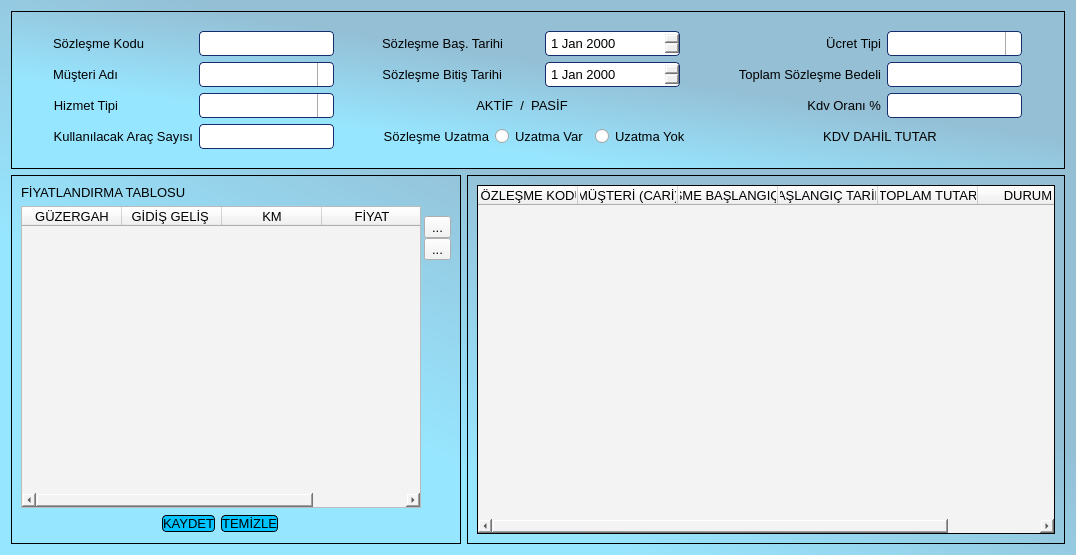
<?xml version="1.0" encoding="UTF-8"?>
<ui version="4.0">
 <class>main_form</class>
 <widget class="QWidget" name="main_form">
  <property name="geometry">
   <rect>
    <x>0</x>
    <y>0</y>
    <width>1076</width>
    <height>555</height>
   </rect>
  </property>
  <property name="windowTitle">
   <string>Form</string>
  </property>
  <property name="styleSheet">
   <string notr="true">#main_form{
background-color: qlineargradient(spread:pad, x1:0, y1:1, x2:1, y2:0, stop:0.287234 rgba(151, 230, 255, 255), stop:0.595745 rgba(148, 191, 213, 255));
}
QWidget{font-family: &quot;Century Gothic&quot;, &quot;Calibri&quot;; font-size: 10pt; background-color:#f3f3f3;}
QPushButton{background-color:#01c4ff; border-radius:4px; border:1px solid black;}
QPushButton:hover{color:#ffffff;background-color:#162D6D; border-radius:6px; border:2px solid #EBEBEB;}
QPushButton:pressed{color:#ffffff;background-color:red; border-radius:4px; border:3px solid #EBEBEB;padding-top: 4px;}
QComboBox, QDateEdit, QLineEdit {
	background-color:#ffffff;
    border: 1px solid #162D6D;
    border-radius: 4px;
    padding: 1px 18px 1px 3px;
   min-width: 7em;
}
QLabel{color: #000000;}
QComboBox:editable {
    background-color: white;
}

QComboBox:!editable, QComboBox::drop-down:editable {
     background-color: qlineargradient(x1: 0, y1: 0, x2: 0, y2: 1,
                                 stop: 0 #E1E1E1, stop: 0.4 #DDDDDD,
                                 stop: 0.5 #D8D8D8, stop: 1.0 #D3D3D3);
}

/* QComboBox gets the &quot;on&quot; state when the popup is open */
QComboBox:!editable:on, QComboBox::drop-down:editable:on {
    background-color: qlineargradient(x1: 0, y1: 0, x2: 0, y2: 1,
                                stop: 0 #D3D3D3, stop: 0.4 #D8D8D8,
                                stop: 0.5 #DDDDDD, stop: 1.0 #E1E1E1);
}

QComboBox:on { /* shift the text when the popup opens */
    padding-top: 3px;
    padding-left: 4px;
}

QComboBox::drop-down {
    subcontrol-origin: padding;
    subcontrol-position: top right;
    width: 15px;

    border-left-width: 1px;
    border-left-color: darkgray;
    border-left-style: solid; /* just a single line */
    border-top-right-radius: 3px; /* same radius as the QComboBox */
    border-bottom-right-radius: 3px;
}

QComboBox::down-arrow {	
image: url(:/resim/arrow-down.png);}

QComboBox::down-arrow:on { /* shift the arrow when popup is open */
    top: 1px;
    left: 1px;
}

QComboBox {
    border: 1px solid #162D6D;
    selection-background-color: lightgray;
}</string>
  </property>
  <layout class="QGridLayout" name="gridLayout_6">
   <item row="0" column="0">
    <layout class="QVBoxLayout" name="verticalLayout">
     <item>
      <widget class="QFrame" name="top_frame">
       <property name="styleSheet">
        <string notr="true">QFrame#top_frame{
background-color: qlineargradient(spread:pad, x1:0, y1:1, x2:1, y2:0, stop:0.287234 rgba(151, 230, 255, 255), stop:0.595745 rgba(148, 191, 213, 255));}
QLabel{
color: #000000;
background-color: none;
}
</string>
       </property>
       <property name="frameShape">
        <enum>QFrame::Shape::Box</enum>
       </property>
       <property name="frameShadow">
        <enum>QFrame::Shadow::Plain</enum>
       </property>
       <layout class="QHBoxLayout" name="horizontalLayout">
        <item>
         <widget class="QFrame" name="frame">
          <property name="sizePolicy">
           <sizepolicy hsizetype="Fixed" vsizetype="Fixed">
            <horstretch>0</horstretch>
            <verstretch>0</verstretch>
           </sizepolicy>
          </property>
          <property name="styleSheet">
           <string notr="true">QLabel,QLineEdit, QDateEdit,QRadioButton{
background-color: none;
}
#frame{
background-color: transparent;
}</string>
          </property>
          <property name="frameShape">
           <enum>QFrame::Shape::StyledPanel</enum>
          </property>
          <property name="frameShadow">
           <enum>QFrame::Shadow::Raised</enum>
          </property>
          <layout class="QGridLayout" name="gridLayout">
           <item row="3" column="1">
            <widget class="QLineEdit" name="txt_arac_adedi">
             <property name="sizePolicy">
              <sizepolicy hsizetype="Fixed" vsizetype="Fixed">
               <horstretch>0</horstretch>
               <verstretch>0</verstretch>
              </sizepolicy>
             </property>
             <property name="minimumSize">
              <size>
               <width>135</width>
               <height>25</height>
              </size>
             </property>
             <property name="maximumSize">
              <size>
               <width>50</width>
               <height>25</height>
              </size>
             </property>
            </widget>
           </item>
           <item row="2" column="1">
            <widget class="QComboBox" name="cmb_hizmet_tipi">
             <property name="sizePolicy">
              <sizepolicy hsizetype="Fixed" vsizetype="Fixed">
               <horstretch>0</horstretch>
               <verstretch>0</verstretch>
              </sizepolicy>
             </property>
             <property name="minimumSize">
              <size>
               <width>135</width>
               <height>25</height>
              </size>
             </property>
             <property name="maximumSize">
              <size>
               <width>240</width>
               <height>25</height>
              </size>
             </property>
            </widget>
           </item>
           <item row="0" column="1">
            <widget class="QLineEdit" name="txt_sozlesme_kodu">
             <property name="sizePolicy">
              <sizepolicy hsizetype="Fixed" vsizetype="Fixed">
               <horstretch>0</horstretch>
               <verstretch>0</verstretch>
              </sizepolicy>
             </property>
             <property name="minimumSize">
              <size>
               <width>135</width>
               <height>25</height>
              </size>
             </property>
             <property name="maximumSize">
              <size>
               <width>80</width>
               <height>25</height>
              </size>
             </property>
             <property name="readOnly">
              <bool>true</bool>
             </property>
            </widget>
           </item>
           <item row="2" column="0">
            <widget class="QLabel" name="lbl_hizmet_tipi">
             <property name="sizePolicy">
              <sizepolicy hsizetype="Fixed" vsizetype="Preferred">
               <horstretch>0</horstretch>
               <verstretch>0</verstretch>
              </sizepolicy>
             </property>
             <property name="minimumSize">
              <size>
               <width>0</width>
               <height>25</height>
              </size>
             </property>
             <property name="maximumSize">
              <size>
               <width>16777215</width>
               <height>25</height>
              </size>
             </property>
             <property name="text">
              <string>Hizmet Tipi</string>
             </property>
             <property name="alignment">
              <set>Qt::AlignmentFlag::AlignRight|Qt::AlignmentFlag::AlignTrailing|Qt::AlignmentFlag::AlignVCenter</set>
             </property>
            </widget>
           </item>
           <item row="0" column="0">
            <widget class="QLabel" name="lbl_sozlesme_kodu">
             <property name="sizePolicy">
              <sizepolicy hsizetype="Fixed" vsizetype="Preferred">
               <horstretch>0</horstretch>
               <verstretch>0</verstretch>
              </sizepolicy>
             </property>
             <property name="minimumSize">
              <size>
               <width>0</width>
               <height>25</height>
              </size>
             </property>
             <property name="maximumSize">
              <size>
               <width>16777215</width>
               <height>25</height>
              </size>
             </property>
             <property name="text">
              <string>Sözleşme Kodu</string>
             </property>
             <property name="alignment">
              <set>Qt::AlignmentFlag::AlignRight|Qt::AlignmentFlag::AlignTrailing|Qt::AlignmentFlag::AlignVCenter</set>
             </property>
            </widget>
           </item>
           <item row="3" column="0">
            <widget class="QLabel" name="lbl_arac_adedi">
             <property name="sizePolicy">
              <sizepolicy hsizetype="Fixed" vsizetype="Preferred">
               <horstretch>0</horstretch>
               <verstretch>0</verstretch>
              </sizepolicy>
             </property>
             <property name="minimumSize">
              <size>
               <width>0</width>
               <height>25</height>
              </size>
             </property>
             <property name="maximumSize">
              <size>
               <width>16777215</width>
               <height>25</height>
              </size>
             </property>
             <property name="text">
              <string>Kullanılacak Araç Sayısı</string>
             </property>
             <property name="alignment">
              <set>Qt::AlignmentFlag::AlignRight|Qt::AlignmentFlag::AlignTrailing|Qt::AlignmentFlag::AlignVCenter</set>
             </property>
            </widget>
           </item>
           <item row="1" column="0">
            <widget class="QLabel" name="lbl_musteri">
             <property name="sizePolicy">
              <sizepolicy hsizetype="Fixed" vsizetype="Preferred">
               <horstretch>0</horstretch>
               <verstretch>0</verstretch>
              </sizepolicy>
             </property>
             <property name="minimumSize">
              <size>
               <width>0</width>
               <height>25</height>
              </size>
             </property>
             <property name="maximumSize">
              <size>
               <width>16777215</width>
               <height>25</height>
              </size>
             </property>
             <property name="text">
              <string>Müşteri Adı</string>
             </property>
             <property name="alignment">
              <set>Qt::AlignmentFlag::AlignRight|Qt::AlignmentFlag::AlignTrailing|Qt::AlignmentFlag::AlignVCenter</set>
             </property>
            </widget>
           </item>
           <item row="1" column="1">
            <widget class="QComboBox" name="cmb_musteri">
             <property name="sizePolicy">
              <sizepolicy hsizetype="Fixed" vsizetype="Fixed">
               <horstretch>0</horstretch>
               <verstretch>0</verstretch>
              </sizepolicy>
             </property>
             <property name="minimumSize">
              <size>
               <width>135</width>
               <height>25</height>
              </size>
             </property>
             <property name="maximumSize">
              <size>
               <width>240</width>
               <height>25</height>
              </size>
             </property>
            </widget>
           </item>
          </layout>
         </widget>
        </item>
        <item>
         <widget class="QFrame" name="frame_2">
          <property name="sizePolicy">
           <sizepolicy hsizetype="Fixed" vsizetype="Fixed">
            <horstretch>0</horstretch>
            <verstretch>0</verstretch>
           </sizepolicy>
          </property>
          <property name="styleSheet">
           <string notr="true">QLabel,QLineEdit, QDateEdit,QRadioButton{
background-color: none;
}
#frame_2{
background-color: transparent;
}</string>
          </property>
          <property name="frameShape">
           <enum>QFrame::Shape::StyledPanel</enum>
          </property>
          <property name="frameShadow">
           <enum>QFrame::Shadow::Raised</enum>
          </property>
          <layout class="QGridLayout" name="gridLayout_2">
           <item row="0" column="0" colspan="2">
            <widget class="QLabel" name="lbl_baslangic">
             <property name="sizePolicy">
              <sizepolicy hsizetype="Fixed" vsizetype="Preferred">
               <horstretch>0</horstretch>
               <verstretch>25</verstretch>
              </sizepolicy>
             </property>
             <property name="minimumSize">
              <size>
               <width>0</width>
               <height>25</height>
              </size>
             </property>
             <property name="maximumSize">
              <size>
               <width>16777215</width>
               <height>30</height>
              </size>
             </property>
             <property name="text">
              <string>Sözleşme Baş. Tarihi</string>
             </property>
             <property name="alignment">
              <set>Qt::AlignmentFlag::AlignRight|Qt::AlignmentFlag::AlignTrailing|Qt::AlignmentFlag::AlignVCenter</set>
             </property>
            </widget>
           </item>
           <item row="1" column="2" colspan="2">
            <widget class="QDateEdit" name="date_bitis">
             <property name="sizePolicy">
              <sizepolicy hsizetype="Fixed" vsizetype="Fixed">
               <horstretch>0</horstretch>
               <verstretch>25</verstretch>
              </sizepolicy>
             </property>
             <property name="minimumSize">
              <size>
               <width>135</width>
               <height>25</height>
              </size>
             </property>
             <property name="maximumSize">
              <size>
               <width>16777215</width>
               <height>30</height>
              </size>
             </property>
            </widget>
           </item>
           <item row="3" column="1" colspan="2">
            <widget class="QRadioButton" name="radio_uzama_var">
             <property name="sizePolicy">
              <sizepolicy hsizetype="Fixed" vsizetype="Fixed">
               <horstretch>0</horstretch>
               <verstretch>0</verstretch>
              </sizepolicy>
             </property>
             <property name="minimumSize">
              <size>
               <width>0</width>
               <height>25</height>
              </size>
             </property>
             <property name="maximumSize">
              <size>
               <width>16777215</width>
               <height>25</height>
              </size>
             </property>
             <property name="text">
              <string>Uzatma Var</string>
             </property>
            </widget>
           </item>
           <item row="3" column="0">
            <widget class="QLabel" name="lbl_uzama">
             <property name="sizePolicy">
              <sizepolicy hsizetype="Fixed" vsizetype="Preferred">
               <horstretch>0</horstretch>
               <verstretch>0</verstretch>
              </sizepolicy>
             </property>
             <property name="minimumSize">
              <size>
               <width>0</width>
               <height>25</height>
              </size>
             </property>
             <property name="maximumSize">
              <size>
               <width>16777215</width>
               <height>25</height>
              </size>
             </property>
             <property name="text">
              <string>Sözleşme Uzatma</string>
             </property>
             <property name="alignment">
              <set>Qt::AlignmentFlag::AlignRight|Qt::AlignmentFlag::AlignTrailing|Qt::AlignmentFlag::AlignVCenter</set>
             </property>
            </widget>
           </item>
           <item row="3" column="3">
            <widget class="QRadioButton" name="radio_uzama_yok">
             <property name="sizePolicy">
              <sizepolicy hsizetype="Fixed" vsizetype="Fixed">
               <horstretch>0</horstretch>
               <verstretch>0</verstretch>
              </sizepolicy>
             </property>
             <property name="minimumSize">
              <size>
               <width>0</width>
               <height>25</height>
              </size>
             </property>
             <property name="maximumSize">
              <size>
               <width>16777215</width>
               <height>25</height>
              </size>
             </property>
             <property name="text">
              <string>Uzatma Yok</string>
             </property>
            </widget>
           </item>
           <item row="2" column="0" colspan="4">
            <widget class="QLabel" name="lbl_durum">
             <property name="sizePolicy">
              <sizepolicy hsizetype="Fixed" vsizetype="Preferred">
               <horstretch>0</horstretch>
               <verstretch>25</verstretch>
              </sizepolicy>
             </property>
             <property name="minimumSize">
              <size>
               <width>280</width>
               <height>25</height>
              </size>
             </property>
             <property name="maximumSize">
              <size>
               <width>280</width>
               <height>30</height>
              </size>
             </property>
             <property name="text">
              <string>AKTİF  /  PASİF</string>
             </property>
             <property name="alignment">
              <set>Qt::AlignmentFlag::AlignCenter</set>
             </property>
            </widget>
           </item>
           <item row="0" column="2" colspan="2">
            <widget class="QDateEdit" name="date_baslangic">
             <property name="sizePolicy">
              <sizepolicy hsizetype="Fixed" vsizetype="Fixed">
               <horstretch>0</horstretch>
               <verstretch>25</verstretch>
              </sizepolicy>
             </property>
             <property name="minimumSize">
              <size>
               <width>135</width>
               <height>25</height>
              </size>
             </property>
             <property name="maximumSize">
              <size>
               <width>16777215</width>
               <height>30</height>
              </size>
             </property>
            </widget>
           </item>
           <item row="1" column="0" colspan="2">
            <widget class="QLabel" name="lbl_bitis">
             <property name="sizePolicy">
              <sizepolicy hsizetype="Fixed" vsizetype="Preferred">
               <horstretch>0</horstretch>
               <verstretch>25</verstretch>
              </sizepolicy>
             </property>
             <property name="minimumSize">
              <size>
               <width>0</width>
               <height>25</height>
              </size>
             </property>
             <property name="maximumSize">
              <size>
               <width>16777215</width>
               <height>30</height>
              </size>
             </property>
             <property name="text">
              <string>Sözleşme Bitiş Tarihi</string>
             </property>
             <property name="alignment">
              <set>Qt::AlignmentFlag::AlignRight|Qt::AlignmentFlag::AlignTrailing|Qt::AlignmentFlag::AlignVCenter</set>
             </property>
            </widget>
           </item>
          </layout>
         </widget>
        </item>
        <item>
         <widget class="QFrame" name="frame_3">
          <property name="sizePolicy">
           <sizepolicy hsizetype="Fixed" vsizetype="Fixed">
            <horstretch>0</horstretch>
            <verstretch>0</verstretch>
           </sizepolicy>
          </property>
          <property name="styleSheet">
           <string notr="true">QLabel,QLineEdit, QDateEdit,QRadioButton{
background-color: none;
}
#frame_3{
background-color: transparent;
}</string>
          </property>
          <property name="frameShape">
           <enum>QFrame::Shape::StyledPanel</enum>
          </property>
          <property name="frameShadow">
           <enum>QFrame::Shadow::Raised</enum>
          </property>
          <layout class="QGridLayout" name="gridLayout_3">
           <item row="1" column="1">
            <widget class="QLineEdit" name="txt_toplam_tutar">
             <property name="sizePolicy">
              <sizepolicy hsizetype="Fixed" vsizetype="Fixed">
               <horstretch>0</horstretch>
               <verstretch>0</verstretch>
              </sizepolicy>
             </property>
             <property name="minimumSize">
              <size>
               <width>135</width>
               <height>25</height>
              </size>
             </property>
             <property name="maximumSize">
              <size>
               <width>120</width>
               <height>25</height>
              </size>
             </property>
            </widget>
           </item>
           <item row="2" column="0">
            <widget class="QLabel" name="lbl_kdv_orani">
             <property name="minimumSize">
              <size>
               <width>0</width>
               <height>25</height>
              </size>
             </property>
             <property name="maximumSize">
              <size>
               <width>16777215</width>
               <height>25</height>
              </size>
             </property>
             <property name="text">
              <string>Kdv Oranı %</string>
             </property>
             <property name="alignment">
              <set>Qt::AlignmentFlag::AlignRight|Qt::AlignmentFlag::AlignTrailing|Qt::AlignmentFlag::AlignVCenter</set>
             </property>
            </widget>
           </item>
           <item row="0" column="1">
            <widget class="QComboBox" name="cmb_ucret_tipi">
             <property name="sizePolicy">
              <sizepolicy hsizetype="Fixed" vsizetype="Fixed">
               <horstretch>0</horstretch>
               <verstretch>0</verstretch>
              </sizepolicy>
             </property>
             <property name="minimumSize">
              <size>
               <width>135</width>
               <height>25</height>
              </size>
             </property>
             <property name="maximumSize">
              <size>
               <width>150</width>
               <height>25</height>
              </size>
             </property>
            </widget>
           </item>
           <item row="2" column="1">
            <widget class="QLineEdit" name="txt_kdv_orani">
             <property name="sizePolicy">
              <sizepolicy hsizetype="Fixed" vsizetype="Fixed">
               <horstretch>0</horstretch>
               <verstretch>0</verstretch>
              </sizepolicy>
             </property>
             <property name="minimumSize">
              <size>
               <width>135</width>
               <height>25</height>
              </size>
             </property>
             <property name="maximumSize">
              <size>
               <width>50</width>
               <height>25</height>
              </size>
             </property>
            </widget>
           </item>
           <item row="0" column="0">
            <widget class="QLabel" name="lbl_ucret_tipi">
             <property name="minimumSize">
              <size>
               <width>0</width>
               <height>25</height>
              </size>
             </property>
             <property name="maximumSize">
              <size>
               <width>16777215</width>
               <height>25</height>
              </size>
             </property>
             <property name="text">
              <string>Ücret Tipi</string>
             </property>
             <property name="alignment">
              <set>Qt::AlignmentFlag::AlignRight|Qt::AlignmentFlag::AlignTrailing|Qt::AlignmentFlag::AlignVCenter</set>
             </property>
            </widget>
           </item>
           <item row="3" column="0" colspan="2">
            <widget class="QLabel" name="lbl_kdv_dahil_tutar">
             <property name="minimumSize">
              <size>
               <width>0</width>
               <height>25</height>
              </size>
             </property>
             <property name="maximumSize">
              <size>
               <width>16777215</width>
               <height>25</height>
              </size>
             </property>
             <property name="text">
              <string>KDV DAHİL TUTAR</string>
             </property>
             <property name="alignment">
              <set>Qt::AlignmentFlag::AlignCenter</set>
             </property>
            </widget>
           </item>
           <item row="1" column="0">
            <widget class="QLabel" name="lbl_toplam_tutar">
             <property name="minimumSize">
              <size>
               <width>0</width>
               <height>25</height>
              </size>
             </property>
             <property name="maximumSize">
              <size>
               <width>16777215</width>
               <height>25</height>
              </size>
             </property>
             <property name="text">
              <string>Toplam Sözleşme Bedeli</string>
             </property>
             <property name="alignment">
              <set>Qt::AlignmentFlag::AlignRight|Qt::AlignmentFlag::AlignTrailing|Qt::AlignmentFlag::AlignVCenter</set>
             </property>
            </widget>
           </item>
          </layout>
         </widget>
        </item>
       </layout>
      </widget>
     </item>
     <item>
      <layout class="QHBoxLayout" name="horizontalLayout_2">
       <item>
        <widget class="QFrame" name="frame_4">
         <property name="minimumSize">
          <size>
           <width>450</width>
           <height>0</height>
          </size>
         </property>
         <property name="maximumSize">
          <size>
           <width>450</width>
           <height>16777215</height>
          </size>
         </property>
         <property name="styleSheet">
          <string notr="true">QLabel,QLineEdit, QDateEdit,QRadioButton{
background-color: none;
}
#frame_4{
background-color: transparent;
}</string>
         </property>
         <property name="frameShape">
          <enum>QFrame::Shape::Box</enum>
         </property>
         <property name="frameShadow">
          <enum>QFrame::Shadow::Plain</enum>
         </property>
         <layout class="QGridLayout" name="gridLayout_4">
          <item row="1" column="0">
           <widget class="QTableWidget" name="table_fiyatlar">
            <property name="sizePolicy">
             <sizepolicy hsizetype="Expanding" vsizetype="Expanding">
              <horstretch>0</horstretch>
              <verstretch>0</verstretch>
             </sizepolicy>
            </property>
            <property name="minimumSize">
             <size>
              <width>400</width>
              <height>0</height>
             </size>
            </property>
            <property name="maximumSize">
             <size>
              <width>200</width>
              <height>16777215</height>
             </size>
            </property>
            <column>
             <property name="text">
              <string>GÜZERGAH</string>
             </property>
            </column>
            <column>
             <property name="text">
              <string>GİDİŞ GELİŞ </string>
             </property>
            </column>
            <column>
             <property name="text">
              <string>KM</string>
             </property>
            </column>
            <column>
             <property name="text">
              <string>FİYAT</string>
             </property>
            </column>
           </widget>
          </item>
          <item row="2" column="0">
           <layout class="QHBoxLayout" name="horizontalLayout_3">
            <item>
             <spacer name="horizontalSpacer_2">
              <property name="orientation">
               <enum>Qt::Orientation::Horizontal</enum>
              </property>
              <property name="sizeHint" stdset="0">
               <size>
                <width>40</width>
                <height>20</height>
               </size>
              </property>
             </spacer>
            </item>
            <item>
             <widget class="QPushButton" name="btn_kaydet">
              <property name="text">
               <string>KAYDET</string>
              </property>
             </widget>
            </item>
            <item>
             <widget class="QPushButton" name="btn_temizle">
              <property name="text">
               <string>TEMİZLE</string>
              </property>
             </widget>
            </item>
            <item>
             <spacer name="horizontalSpacer">
              <property name="orientation">
               <enum>Qt::Orientation::Horizontal</enum>
              </property>
              <property name="sizeHint" stdset="0">
               <size>
                <width>40</width>
                <height>20</height>
               </size>
              </property>
             </spacer>
            </item>
           </layout>
          </item>
          <item row="1" column="1">
           <layout class="QVBoxLayout" name="verticalLayout_2">
            <property name="spacing">
             <number>0</number>
            </property>
            <property name="topMargin">
             <number>10</number>
            </property>
            <property name="bottomMargin">
             <number>120</number>
            </property>
            <item>
             <widget class="QToolButton" name="btn_fiyat_ekle">
              <property name="text">
               <string>...</string>
              </property>
              <property name="icon">
               <iconset resource="../icons/resource.qrc">
                <normaloff>:/simgeler/ekle.ico</normaloff>:/simgeler/ekle.ico</iconset>
              </property>
             </widget>
            </item>
            <item>
             <widget class="QToolButton" name="btn_fiyat_sil">
              <property name="text">
               <string>...</string>
              </property>
              <property name="icon">
               <iconset resource="../icons/resource.qrc">
                <normaloff>:/simgeler/remove.ico</normaloff>:/simgeler/remove.ico</iconset>
              </property>
             </widget>
            </item>
            <item>
             <spacer name="verticalSpacer">
              <property name="orientation">
               <enum>Qt::Orientation::Vertical</enum>
              </property>
              <property name="sizeHint" stdset="0">
               <size>
                <width>20</width>
                <height>40</height>
               </size>
              </property>
             </spacer>
            </item>
           </layout>
          </item>
          <item row="0" column="0">
           <widget class="QLabel" name="label">
            <property name="text">
             <string>FİYATLANDIRMA TABLOSU</string>
            </property>
           </widget>
          </item>
         </layout>
        </widget>
       </item>
       <item>
        <widget class="QFrame" name="frame_5">
         <property name="styleSheet">
          <string notr="true">QLabel,QLineEdit, QDateEdit,QRadioButton{
background-color: none;
}
#frame_5{
background-color: transparent;
}</string>
         </property>
         <property name="frameShape">
          <enum>QFrame::Shape::Box</enum>
         </property>
         <property name="frameShadow">
          <enum>QFrame::Shadow::Plain</enum>
         </property>
         <layout class="QGridLayout" name="gridLayout_5">
          <item row="0" column="0">
           <widget class="QTableWidget" name="table_View">
            <property name="frameShape">
             <enum>QFrame::Shape::Box</enum>
            </property>
            <property name="frameShadow">
             <enum>QFrame::Shadow::Plain</enum>
            </property>
            <attribute name="verticalHeaderMinimumSectionSize">
             <number>40</number>
            </attribute>
            <column>
             <property name="text">
              <string>SÖZLEŞME KODU</string>
             </property>
            </column>
            <column>
             <property name="text">
              <string>MÜŞTERİ (CARİ)</string>
             </property>
            </column>
            <column>
             <property name="text">
              <string>SÖZLEŞME BAŞLANGIÇ TARİHİ</string>
             </property>
            </column>
            <column>
             <property name="text">
              <string>BAŞLANGIÇ TARİHİ</string>
             </property>
            </column>
            <column>
             <property name="text">
              <string>TOPLAM TUTAR</string>
             </property>
            </column>
            <column>
             <property name="text">
              <string>DURUM</string>
             </property>
            </column>
           </widget>
          </item>
         </layout>
        </widget>
       </item>
      </layout>
     </item>
    </layout>
   </item>
  </layout>
 </widget>
 <resources>
  <include location="../icons/resource.qrc"/>
 </resources>
 <connections/>
</ui>
